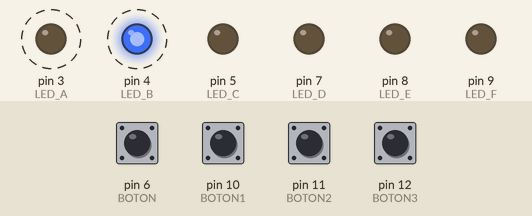
Recording of a sketch running on a simulated Arduino Uno, built with avr-gcc and run on an emulated ATmega328P. Parts: output pins drawn as LEDs (lit = HIGH). Dashed ring = blinking. The inputs (shaded band) are chosen by the test bench; at power-on: pin 6 (BOTON), pin 10 (BOTON1), pin 11 (BOTON2), pin 12 (BOTON3) LOW.

Above: at 0.85 s.
1.3 s: pin 6 (BOTON) pulled HIGH for 0.15 s
At 1.97 s:
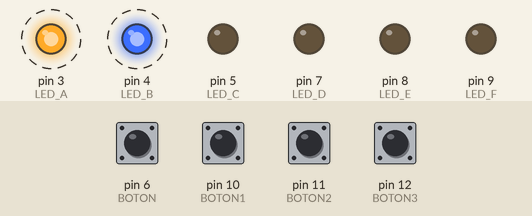
4.3 s: pin 10 (BOTON1) pulled HIGH for 0.15 s
At 5.0 s:
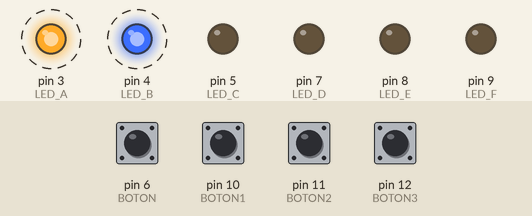
7.3 s: pin 11 (BOTON2) pulled HIGH for 0.15 s
At 7.83 s:
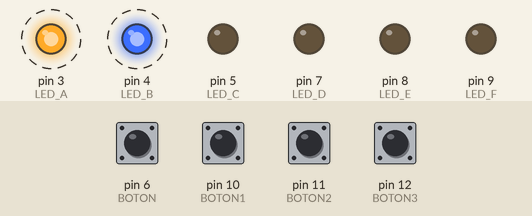
10.3 s: pin 12 (BOTON3) pulled HIGH for 0.15 s
At 10.49 s:
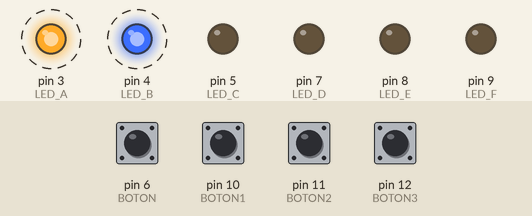
13.3 s: pin 6 (BOTON) pulled HIGH for 1 s
At 13.49 s:
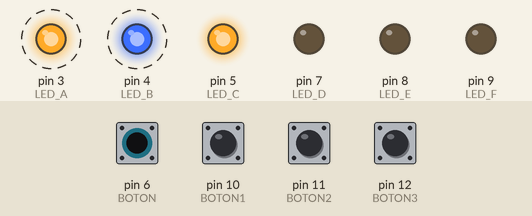
16.3 s: pin 10 (BOTON1) pulled HIGH for 1 s
At 16.52 s:
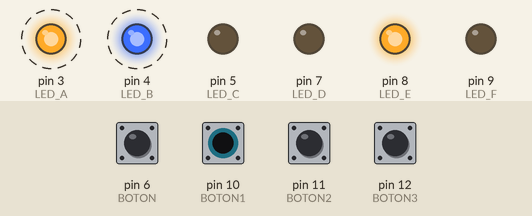
Timing chart, 0 to 20.3 s (numbered marks = the images above; inputs shaded):
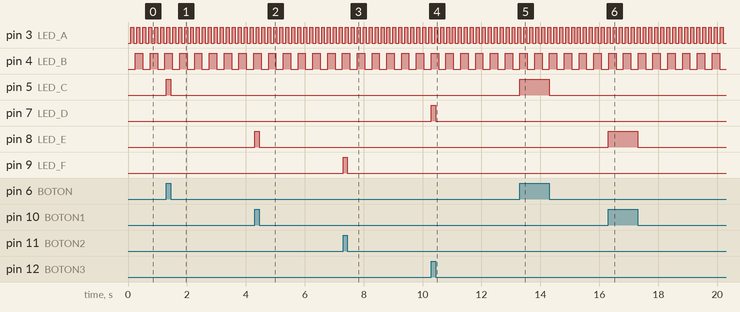

The sketch:

bajando_funcion_milis_controlandoeltiempo_prueba_mia_varios_.ino
```cpp
#define LED_A 3
#define LED_B 4
#define LED_C 5
#define BOTON 6
#define LED_D 7
#define LED_E 8
#define LED_F 9
#define BOTON1 10
#define BOTON2 11
#define BOTON3 12
#define ON 1
#define OFF 0
#define TRUE 1
#define FALSE 0

void setup()
{
    pinMode(LED_A, OUTPUT);
    pinMode(LED_B, OUTPUT);
    pinMode(LED_C, OUTPUT);
    pinMode(LED_D, OUTPUT);
    pinMode(LED_E, OUTPUT);
    pinMode(LED_F, OUTPUT);
}

void loop()
{
    loop_led_a();
    loop_led_b();
    loop_led_c();
    loop_led_d();
    loop_led_e();
    loop_led_f();
}

void loop_led_a()
{
    static long ultimo_cambio = 0;
    static int Estado_LED = OFF;

    long hora = millis();

    if (hora - ultimo_cambio > 100) {
        ultimo_cambio = hora;

        if (Estado_LED == ON) {
            digitalWrite(LED_A, LOW);
            Estado_LED = OFF;
        } else {
            digitalWrite(LED_A, HIGH);
            Estado_LED = ON;
        }
    }
}

void loop_led_b()
{
    static long ultimo_cambio = 0;
    static int Estado_LED = OFF;

    long hora = millis();

    if (hora - ultimo_cambio > 250) {
        ultimo_cambio = hora;

        Estado_LED = !Estado_LED;
        digitalWrite(LED_B, Estado_LED);
    }
}

void loop_led_c()
{
    digitalWrite(LED_C, digitalRead(BOTON));
}

void loop_led_d()
{
digitalWrite(LED_D, digitalRead(BOTON3));
}

void loop_led_e()
{
digitalWrite(LED_E, digitalRead(BOTON1));
}

void loop_led_f()
{
digitalWrite(LED_F, digitalRead(BOTON2));
}
```

Measured:
- after the input at 1.3 s, pin 5 (LED_C): LOW → HIGH at once, → LOW 0.15 s later
- after the input at 4.3 s, pin 8 (LED_E): LOW → HIGH at once, → LOW 0.15 s later
- after the input at 7.3 s, pin 9 (LED_F): LOW → HIGH at once, → LOW 0.15 s later
- after the input at 10.3 s, pin 7 (LED_D): LOW → HIGH at once, → LOW 0.15 s later
- after the input at 13.3 s, pin 5 (LED_C): LOW → HIGH at once, → LOW 1.0 s later
- after the input at 16.3 s, pin 8 (LED_E): LOW → HIGH at once, → LOW 1.0 s later
- by itself, pin 3 (LED_A): alternates HIGH for 0.10 s and LOW for 0.10 s
- by itself, pin 4 (LED_B): alternates HIGH for 0.25 s and LOW for 0.25 s
